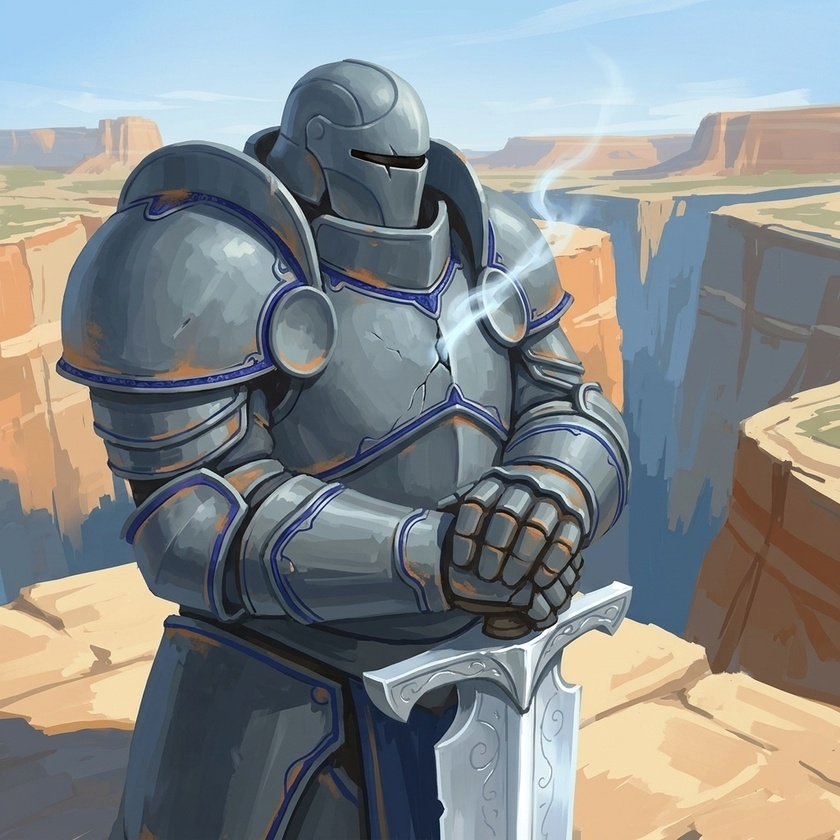
#> input picture art/source/shardbearer-closeup/nb21-v1/shardbearer-closeup.jpg, 840 x 840 px, shrunk from 1024 x 1024 before the run
$ python trace_silhouette.py ../../art/source/shardbearer-closeup/nb21-v1/shardbearer-closeup.jpg out.png
#> lines starting #> are read from the running program, lines starting #| are printed output that depends on the picture; after the words box and inside, x2 and y2 are one past the last pixel; in counts of white or black regions, pixels touching at a corner belong together
"""Trace an object's outline from a construction reference on a plain background.

Flood-fills the background from the image border (stopping at the object's
drawn outline), keeps the largest remaining shape, and writes its simplified
outer contour as JSON (image pixel coordinates) plus a debug overlay PNG.

  .venv-blender/bin/python scripts/blender/trace_silhouette.py IMAGE OUT.json [--tolerance 10] [--epsilon 1.2]

`silhouette_mask(img)` is also used by compare_reference.py.
"""
import argparse, json, pathlib
import cv2
import numpy as np


def silhouette_mask(img, tolerance=10, smooth=0.0, largest=True):
    """Object mask (uint8 0/255) of a BGR image on a plain background."""
    img = img.copy()
    h, w = img.shape[:2]
    # Flood fill from every border pixel: what's reachable through near-background colour is background.
    mask = np.zeros((h + 2, w + 2), np.uint8)
    flags = 4 | cv2.FLOODFILL_MASK_ONLY | (255 << 8) | cv2.FLOODFILL_FIXED_RANGE
    t = (tolerance,) * 3
    bgc = np.median(np.concatenate([img[0], img[-1], img[:, 0], img[:, -1]]), axis=0)
    for x in range(0, w, 8):
        for y in (0, h - 1):
            if mask[y + 1, x + 1] == 0 and np.abs(img[y, x].astype(int) - bgc).max() <= tolerance:
                cv2.floodFill(img, mask, (x, y), 0, t, t, flags)
    for y in range(0, h, 8):
        for x in (0, w - 1):
            if mask[y + 1, x + 1] == 0 and np.abs(img[y, x].astype(int) - bgc).max() <= tolerance:
                cv2.floodFill(img, mask, (x, y), 0, t, t, flags)
    obj = (mask[1:-1, 1:-1] == 0).astype(np.uint8) * 255
    obj = cv2.morphologyEx(obj, cv2.MORPH_OPEN, np.ones((3, 3), np.uint8))
    if smooth > 0:
        k = int(smooth * 3) | 1
        obj = (cv2.GaussianBlur(obj, (k, k), smooth) > 127).astype(np.uint8) * 255
    if largest:
        n, lab, stats, _ = cv2.connectedComponentsWithStats(obj)
        if n > 1:
            obj = (lab == 1 + int(np.argmax(stats[1:, cv2.CC_STAT_AREA]))).astype(np.uint8) * 255
    return obj, bgc


if __name__ == "__main__":
    ap = argparse.ArgumentParser()
    ap.add_argument("image"); ap.add_argument("out")
    ap.add_argument("--tolerance", type=int, default=10, help="colour distance still counted as background")
    ap.add_argument("--epsilon", type=float, default=1.2, help="contour simplification, pixels")
    ap.add_argument("--smooth", type=float, default=0, help="Gaussian blur radius (px) applied to the mask to smooth jagged edges")
    a = ap.parse_args()

    img = cv2.imread(a.image)
#> img is the input picture: shape (840, 840, 3); mean B, G, R 139.2, 138.2, 133.7
    h, w = img.shape[:2]
#> h = 840; w = 840
    obj, bgc = silhouette_mask(img, a.tolerance, a.smooth, largest=False)
#> in silhouette_mask, `bgc = np.median(np.concatenate([img[0], img[-1], img[:, 0], img[:, -1]..`: bgc = [147, 188, 169]
#> in silhouette_mask, `obj = cv2.morphologyEx(obj, cv2.MORPH_OPEN, np.ones((3, 3), np.uint8))`: obj: shape (840, 840); every value is 255
#> bgc = [147, 188, 169]
    contours, _ = cv2.findContours(obj, cv2.RETR_EXTERNAL, cv2.CHAIN_APPROX_NONE)
#> contours = 1 contour; box (x1, y1, x2, y2) and area: (0, 0, 840, 840) 703921
    c = max(contours, key=cv2.contourArea)
#> c = contour of 3356 points, box (x1, y1, x2, y2) (0, 0, 840, 840), area 703921
    poly = cv2.approxPolyDP(c, a.epsilon, True)[:, 0, :]
#> poly = [[0, 0], [0, 839], [839, 839], [839, 0]]
    x0, y0, bw, bh = cv2.boundingRect(c)
#> x0 = 0; y0 = 0; bw = 840; bh = 840

    out = pathlib.Path(a.out)
    out.parent.mkdir(parents=True, exist_ok=True)
    json.dump({"image": a.image, "size": [w, h], "bbox": [int(x0), int(y0), int(bw), int(bh)],
               "background": [float(v) for v in bgc], "points": poly.tolist()}, open(out, "w"))
    dbg = img.copy()
    cv2.drawContours(dbg, [poly.reshape(-1, 1, 2)], -1, (0, 0, 255), 2)
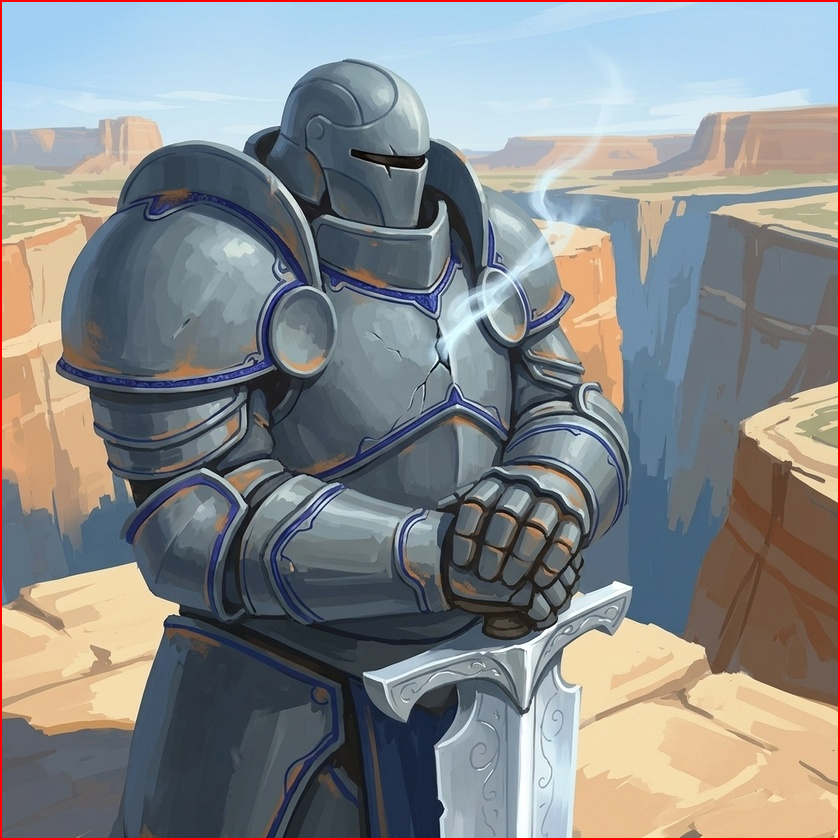
#> dbg: shape (840, 840, 3); 0.95% of pixels changed, all inside (x1, y1, x2, y2) = (0, 0, 840, 840)
    cv2.imwrite(str(out.with_suffix(".png")), dbg)
    print(f"{len(poly)} points, bbox {bw}x{bh} at ({x0},{y0}), background {bgc.round()}")
#| 4 points, bbox 840x840 at (0,0), background [147. 188. 169.]
